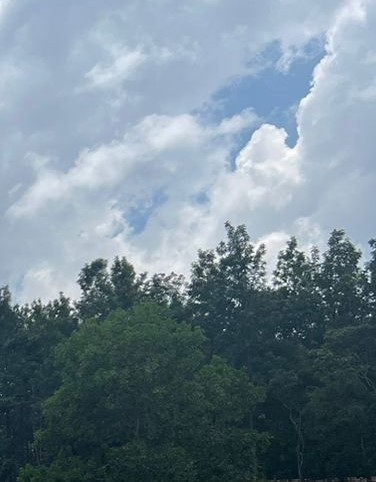
#> input picture data/l9_0.jpg, 376 x 482 px, found by its file name
$ python equalize_cv.py
#> lines starting #> are read from the running program, lines starting #| are printed output that depends on the picture
import cv2
import matplotlib.pyplot as plt

img = cv2.imread('data/l9_0.jpg')
#> img is the input picture: shape (482, 376, 3); mean B, G, R 145, 133.2, 114.5

gray_img = cv2.cvtColor(img, cv2.COLOR_BGR2GRAY)
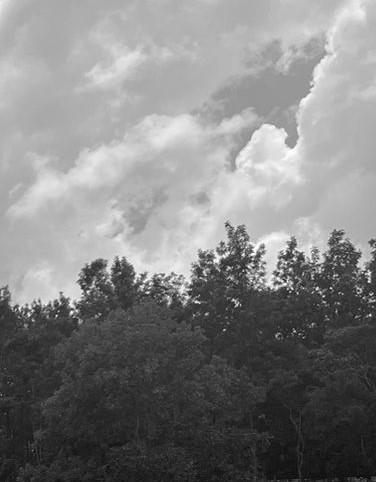
#> gray_img: shape (482, 376); min 5, max 255, mean 129

hist = cv2.calcHist([gray_img], [0], None, [256], [0, 256])
#> hist = 256 values, max 3666 at index 181, min 0 at index 0, mean 707.9
equalized = cv2.equalizeHist(gray_img)
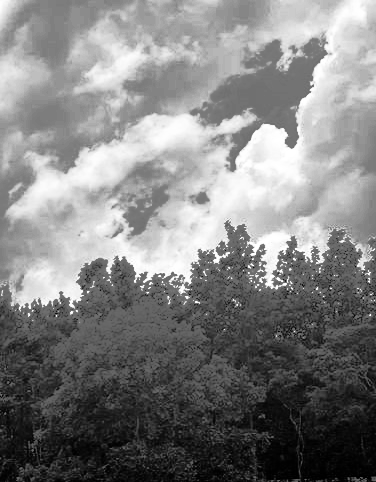
#> equalized: shape (482, 376); min 0, max 255, mean 128.7

hist_equalized = cv2.calcHist([equalized], [0], None, [256], [0, 256])
#> hist_equalized = 256 values, max 3666 at index 178, min 0 at index 7, mean 707.9


# [5 lines of commented-out code are left out]

plt.plot(hist, color="blue")
plt.fill_between(range(len(hist)), hist.flatten(), color="blue")
plt.plot(hist_equalized, color="green")
plt.xlim([0, 256])
plt.show()
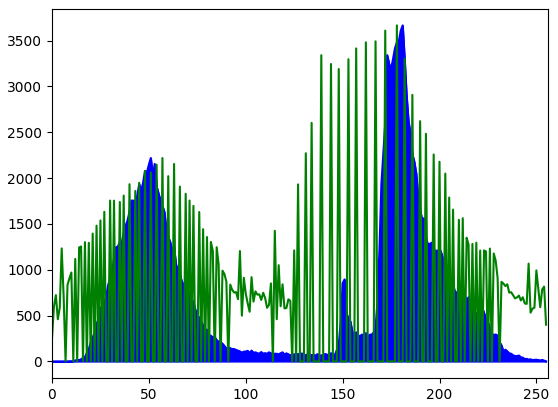
#> figure drawn by matplotlib, 1 panel; curve peaks at x = 181, y = 3666; curve peaks at x = 178, y = 3666

$ run again, with data/house.jpg copied over data/l9_0.jpg
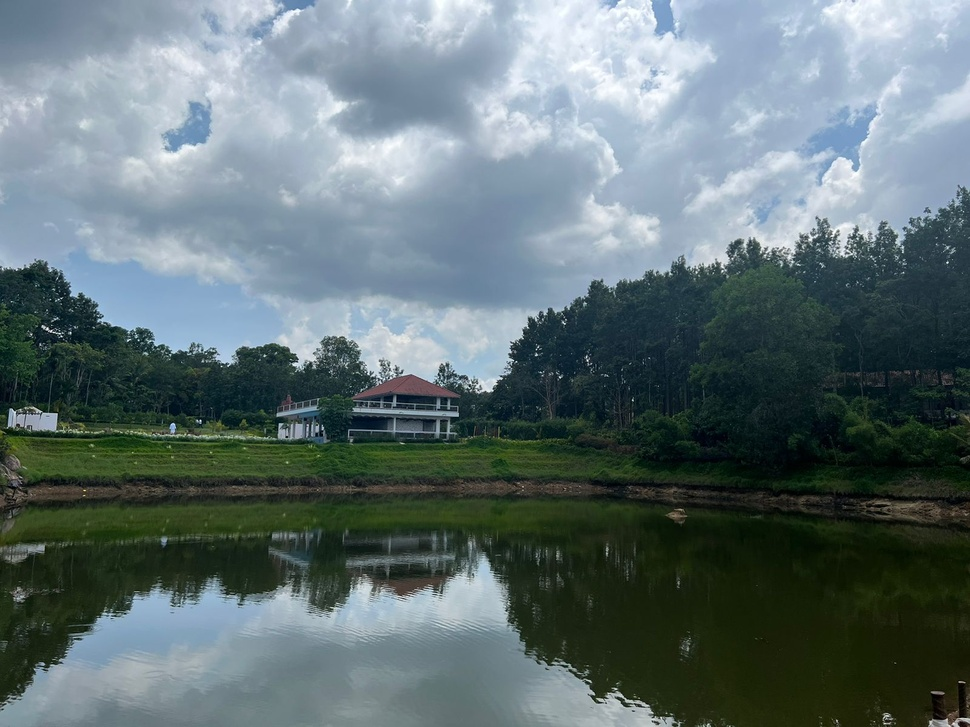
#> input picture data/house.jpg, 970 x 727 px, shrunk from 1600 x 1200 before the run, found by its file name
#> img is the input picture: shape (727, 970, 3); mean B, G, R 115.7, 113.3, 97.2
#> hist = 256 values, max 10116 at index 25, min 0 at index 255, mean 2754.6
#> `equalized = cv2.equalizeHist(gray_img)`:
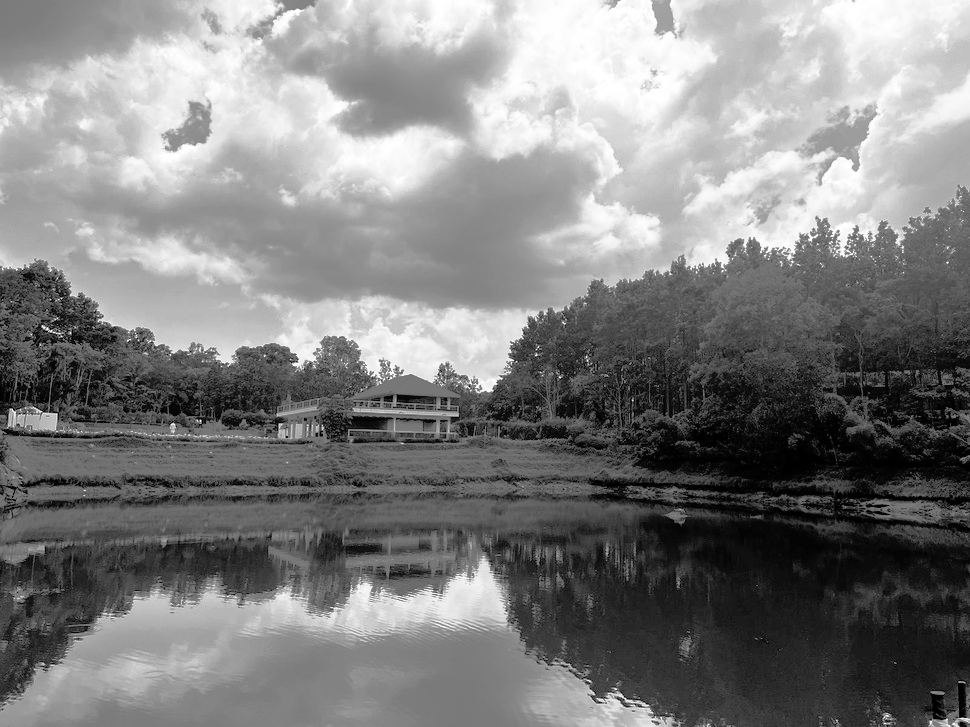
#> equalized: shape (727, 970); min 0, max 255, mean 128.4
#> hist_equalized = 256 values, max 10116 at index 27, min 0 at index 9, mean 2754.6
#> `plt.show()`:
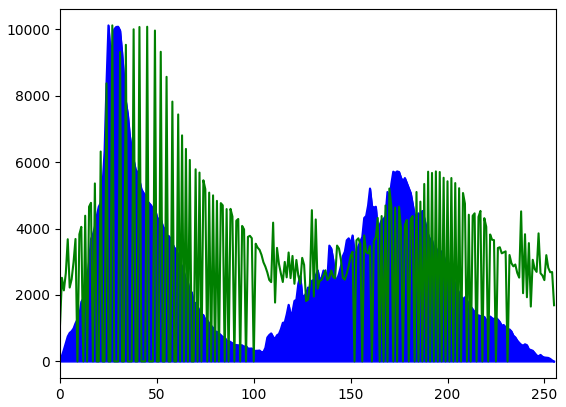
#> figure drawn by matplotlib, 1 panel; curve peaks at x = 25, y = 10116; curve peaks at x = 27, y = 10116

$ run again, with data/cats.jpeg copied over data/l9_0.jpg
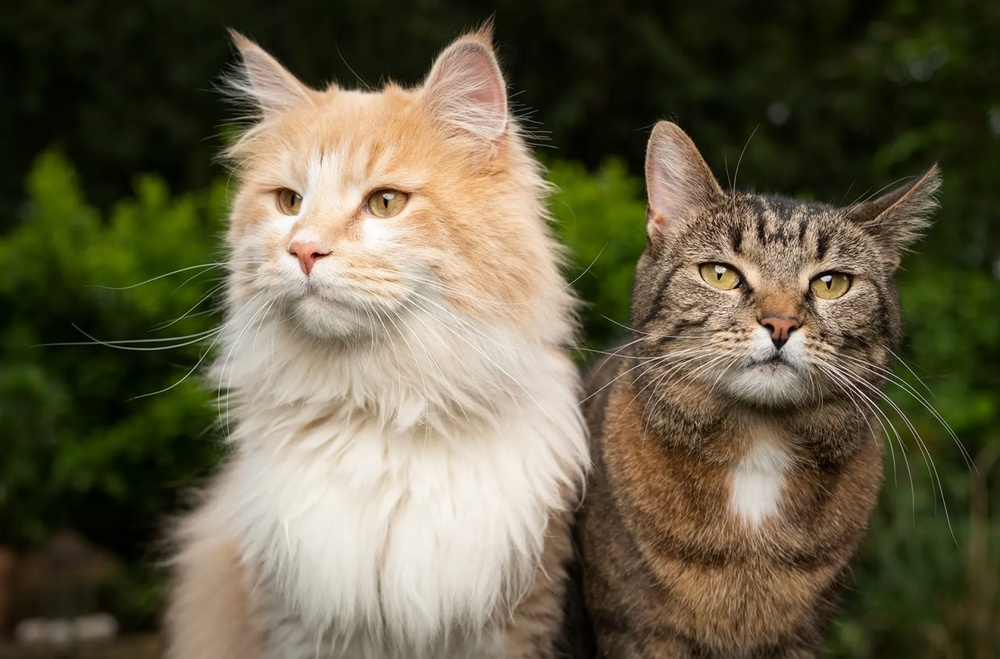
#> input picture data/cats.jpeg, 1000 x 659 px, shrunk from 1280 x 843 before the run, found by its file name
#> img is the input picture: shape (659, 1000, 3); mean B, G, R 70.6, 94.4, 101.1
#> hist = 256 values, max 11249 at index 19, min 1 at index 254, mean 2574.2
#> `equalized = cv2.equalizeHist(gray_img)`:
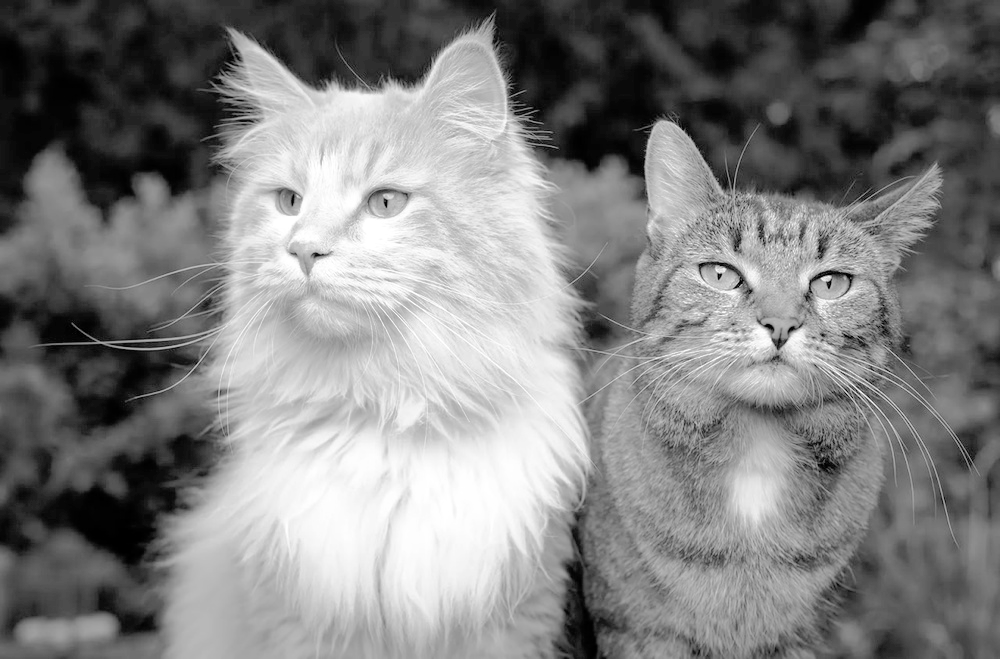
#> equalized: shape (659, 1000); min 0, max 255, mean 128.3
#> hist_equalized = 256 values, max 11249 at index 46, min 0 at index 5, mean 2574.2
#> `plt.show()`:
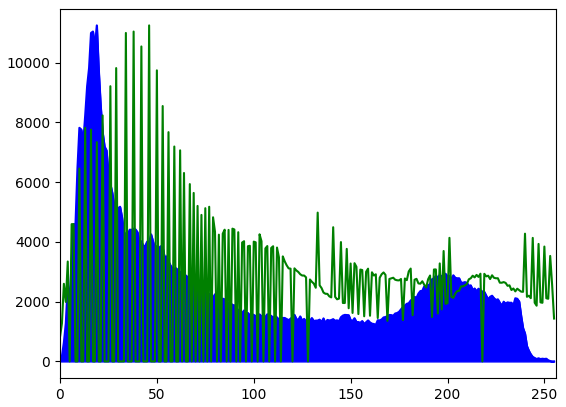
#> figure drawn by matplotlib, 1 panel; curve peaks at x = 19, y = 11249; curve peaks at x = 46, y = 11249
